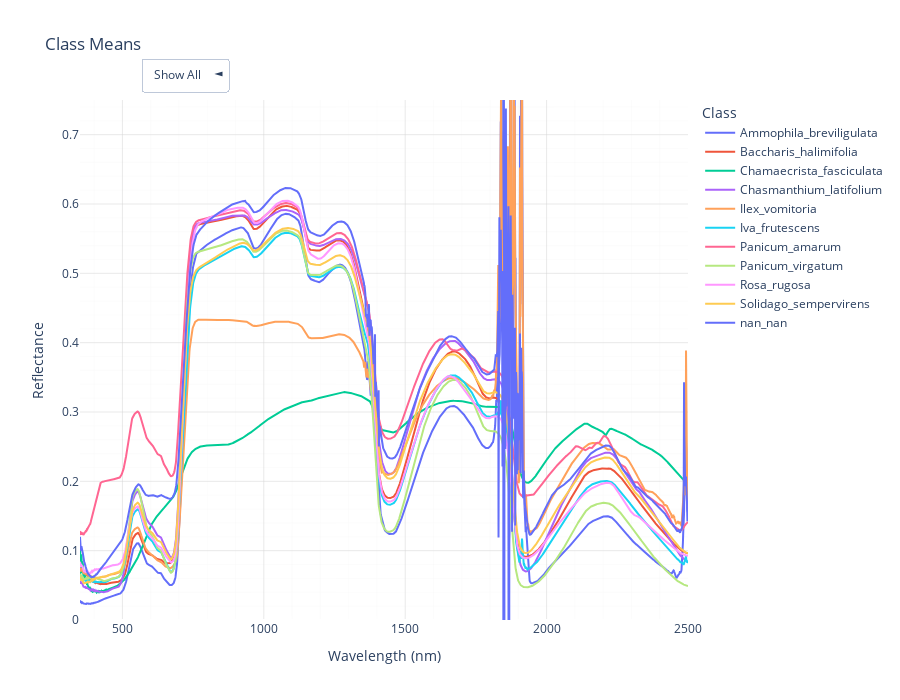

Write notebook code for a chart like this one.
### Code cell
class_names = []
for _,row in df.iterrows():
    class_names.append(str(row['genus'])+'_'+str(row['species']))
class_names = np.asarray(class_names)

ip.plot(wl, lib.spectra, class_names)

### Figure 1 — Plotly figure (JSON) as saved in the notebook; plotly's stock layout.template omitted (floating-point values rounded to 4 significant figures; data arrays with more than 128 entries replaced by an {"elided": "..."} marker saying what was removed)
{"data": [{"line": {"width": 2}, "mode": "lines", "name": "Ammophila_breviligulata", "type": "scatter", "x": {"elided": "2151 int values"}, "y": {"elided": "2151 float values"}}, {"line": {"width": 2}, "mode": "lines", "name": "Baccharis_halimifolia", "type": "scatter", "x": {"elided": "2151 int values"}, "y": {"elided": "2151 float values"}}, {"line": {"width": 2}, "mode": "lines", "name": "Chamaecrista_fasciculata", "type": "scatter", "x": {"elided": "2151 int values"}, "y": {"elided": "2151 float values"}}, {"line": {"width": 2}, "mode": "lines", "name": "Chasmanthium_latifolium", "type": "scatter", "x": {"elided": "2151 int values"}, "y": {"elided": "2151 float values"}}, {"line": {"width": 2}, "mode": "lines", "name": "Ilex_vomitoria", "type": "scatter", "x": {"elided": "2151 int values"}, "y": {"elided": "2151 float values"}}, {"line": {"width": 2}, "mode": "lines", "name": "Iva_frutescens", "type": "scatter", "x": {"elided": "2151 int values"}, "y": {"elided": "2151 float values"}}, {"line": {"width": 2}, "mode": "lines", "name": "Panicum_amarum", "type": "scatter", "x": {"elided": "2151 int values"}, "y": {"elided": "2151 float values"}}, {"line": {"width": 2}, "mode": "lines", "name": "Panicum_virgatum", "type": "scatter", "x": {"elided": "2151 int values"}, "y": {"elided": "2151 float values"}}, {"line": {"width": 2}, "mode": "lines", "name": "Rosa_rugosa", "type": "scatter", "x": {"elided": "2151 int values"}, "y": {"elided": "2151 float values"}}, {"line": {"width": 2}, "mode": "lines", "name": "Solidago_sempervirens", "type": "scatter", "x": {"elided": "2151 int values"}, "y": {"elided": "2151 float values"}}, {"line": {"width": 2}, "mode": "lines", "name": "nan_nan", "type": "scatter", "x": {"elided": "2151 int values"}, "y": {"elided": "2151 float values"}}], "layout": {"height": 700, "legend": {"itemclick": "toggle", "itemdoubleclick": "toggleothers", "title": {"text": "Class"}}, "paper_bgcolor": "white", "plot_bgcolor": "white", "title": {"text": "Class Means"}, "updatemenus": [{"buttons": [{"args": [{"visible": [true, true, true, true, true, true, true, true, true, true, true]}, {"title": "Showing All Traces"}], "label": "Show All", "method": "update"}, {"args": [{"visible": ["legendonly", "legendonly", "legendonly", "legendonly", "legendonly", "legendonly", "legendonly", "legendonly", "legendonly", "legendonly", "legendonly"]}, {"title": "Hiding All Traces"}], "label": "Hide All", "method": "update"}], "direction": "left", "pad": {"r": 10, "t": 10}, "showactive": true, "x": 0.1, "xanchor": "left", "y": 1.1, "yanchor": "top"}], "xaxis": {"gridcolor": "LightGray", "gridwidth": 0.5, "minor": {"gridwidth": 0.25, "showgrid": true}, "showgrid": true, "title": {"text": "Wavelength (nm)"}}, "yaxis": {"gridcolor": "LightGray", "gridwidth": 0.5, "minor": {"gridwidth": 0.25, "showgrid": true}, "range": [0, 0.75], "showgrid": true, "title": {"text": "Reflectance"}}}}
